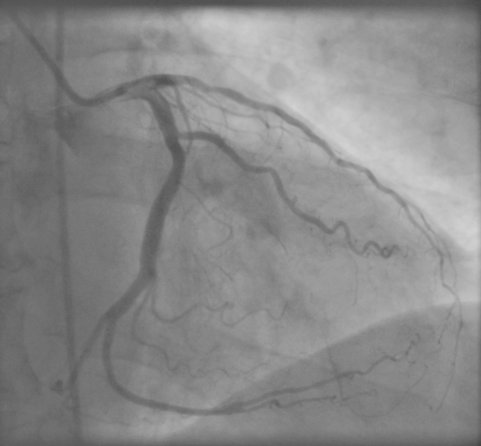
%> input picture 569_HW4/p2/p2_image/coronary.tif, 481 x 446 px
$ octave prob2b.m   (GNU Octave 9; MATLAB toolbox functions it lacks are replaced by stand-ins)
%> lines starting %> are read from the running program, lines starting %| are printed output that depends on the picture; in (x1, y1, x2, y2) boxes, pixels count from 0 and x2, y2 are one past the last pixel; in counts of white or black regions, pixels touching at a corner belong together; the program's own positions count from 1
%> the answer given: 1
### 569_HW4/p2/p2_code/p2_Level_Set/level_set.m
% EE569 Homework Assignment #4
% Date: Noverber 29th 2015
% Name: Meiyi Yang
% ID:  6761-0405-85
% email:  meiyiyan@usc.edu
%%%%%%%%%%%%%%%%%%%%%%%%%%%%%%%%%%%%%%%%%%%%%%%%%%%%%%%%%%%
% Problem 2:    Coutour Modeling
% p2_code/p2_Level_Set/prob2b.m       % Main script for prob2b
% p2_code/p2_Level_Set/drlse_edge.m   % Helper function for level-set
% p2_code/p2_Level_Set/level_set.m    % Helper function for level-set
% p1_code/p2_Snake_Algorithm/         % GUI for snake algorithm
%%%%%%%%%%%%%%%%%%%%%%%%%%%%%%%%%%%%%%%%%%%%%%%%%%%%%%%%%%%

function  level = level_set(filename, iter_outer, lambda, alfa, epsilon, x_min, x_max, y_min, y_max)
%> called with filename = 'coronary.tif', iter_outer = 60, lambda = 5, alfa = 2, epsilon = 1, x_min = 70, x_max = 420, y_min = 50
% filename: read file
% lambda: coefficient of the weighted length term L(phi)
% alfa: coefficient of the weighted area term A(phi)
% epsilon: papramater that specifies the width of the DiracDelta function
%
Img = imread(filename); % real miscroscope image of cells
%> Img is the input picture: size 446x481 uint8; min 68, max 211, mean 137
Img=double(Img(:,:,1));
%> Img: size 446x481 double
%% parameter setting
timestep=5;  % time step
mu=0.2/timestep;  % coefficient of the distance regularization term R(phi)
iter_inner= 5;
sigma=5;     % scale parameter in Gaussian kernel
G=fspecial('gaussian',15,sigma);
Img_smooth=conv2(Img,G,'same');  % smooth image by Gaussiin convolution
[Ix,Iy]=gradient(Img_smooth);
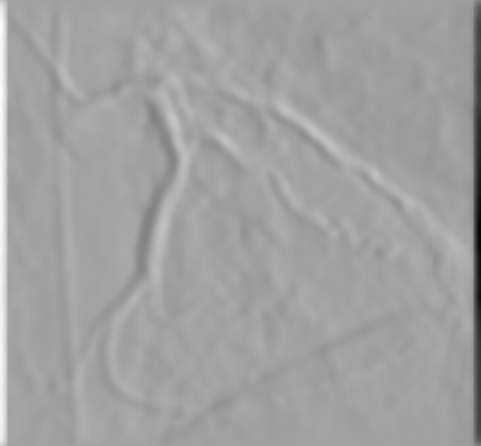
%> Ix: size 446x481 double; min -18.43, max 10.78, mean 0.0334; drawn with min black and max white
f=Ix.^2+Iy.^2;
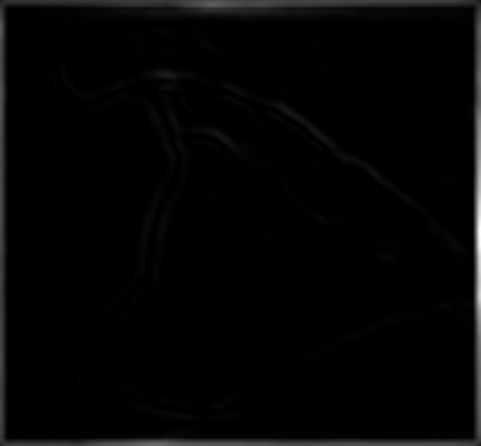
%> f: size 446x481 double; min 5.38e-08, max 339.8, mean 6.5; drawn with min black and max white
g=1./(1+f);  % edge indicator function.
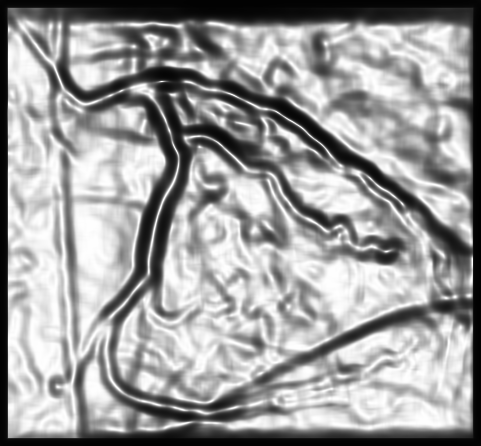
%> g: size 446x481 double; min 0.00293, max 1, mean 0.616

% initialize LSF as binary step function
c0=2;
initialLSF=c0*ones(size(Img));
% generate the initial region R0 as a rectangle
initialLSF(x_min:x_max, y_min:y_max)=-c0;
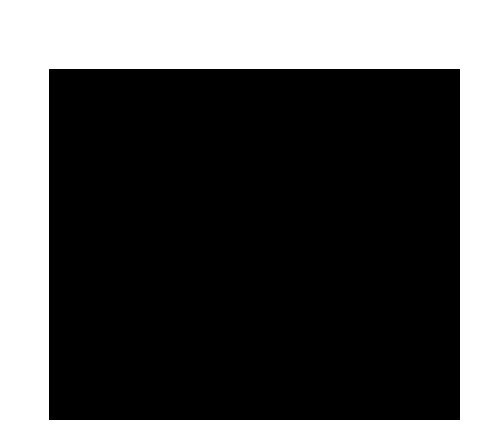
%> initialLSF: size 446x481 double; values -2 (black) and 2 (white), 32.8% white; 1 white region, box (x1, y1, x2, y2) and area: (0, 0, 481, 446) 70265
phi=initialLSF;

figure;
subplot(1,3,1);
mesh(-phi);   % for a better view, the LSF is displayed upside down
hold on;  contour(phi, [0,0], 'r','LineWidth',2);
title('Initial level set function');
view([-80 35]);

subplot(1,3,2);
imagesc(Img,[0, 255]); axis off; axis equal; colormap(gray); hold on;  contour(phi, [0,0], 'r');
title('Initial zero level contour');
pause(0.5);

potential=2;
if potential ==1
    potentialFunction = 'single-well';  % use single well potential p1(s)=0.5*(s-1)^2, which is good for region-based model
elseif potential == 2
    potentialFunction = 'double-well';  % use double-well potential in Eq. (16), which is good for both edge and region based models
else
    potentialFunction = 'double-well';  % default choice of potential function
end


% start level set evolution
for n=1:iter_outer
    phi = drlse_edge(phi, g, lambda, mu, alfa, epsilon, timestep, iter_inner, potentialFunction);
    if mod(n,2)==0
        subplot(1,3,2);
        imagesc(Img,[0, 255]); axis off; axis equal; colormap(gray); hold on;  contour(phi, [0,0], 'r');
    end
end

% refine the zero level contour by further level set evolution with alfa=0
alfa=0;
iter_refine = 10;
phi = drlse_edge(phi, g, lambda, mu, alfa, epsilon, timestep, iter_inner, potentialFunction);

finalLSF=phi;
subplot(1,3,2);
imagesc(Img,[0, 255]); axis off; axis equal; colormap(gray); hold on;  contour(phi, [0,0], 'r');
hold on;  contour(phi, [0,0], 'r');
str=['Final zero level contour, ', num2str(iter_outer*iter_inner+iter_refine), ' iterations'];
title(str);

pause(1);
subplot(1,3,3);
mesh(-finalLSF); % for a better view, the LSF is displayed upside down
hold on;  contour(phi, [0,0], 'r','LineWidth',2);
str=['Final level set function, ', num2str(iter_outer*iter_inner+iter_refine), ' iterations'];
title(str);
axis on;

### 569_HW4/p2/p2_code/p2_Level_Set/drlse_edge.m
% EE569 Homework Assignment #4
% Date: Noverber 29th 2015
% Name: Meiyi Yang
% ID:  6761-0405-85
% email:  meiyiyan@usc.edu
%%%%%%%%%%%%%%%%%%%%%%%%%%%%%%%%%%%%%%%%%%%%%%%%%%%%%%%%%%%
% Problem 2:    Coutour Modeling
% p2_code/p2_Level_Set/prob2b.m       % Main script for prob2b
% p2_code/p2_Level_Set/drlse_edge.m   % Helper function for level-set
% p2_code/p2_Level_Set/level_set.m    % Helper function for level-set
% p1_code/p2_Snake_Algorithm/         % GUI for snake algorithm
%%%%%%%%%%%%%%%%%%%%%%%%%%%%%%%%%%%%%%%%%%%%%%%%%%%%%%%%%%%

function phi = drlse_edge(phi_0, g, lambda,mu, alfa, epsilon, timestep, iter, potentialFunction)
%  This Matlab code implements an edge-based active contour model as an
%  application of the Distance Regularized Level Set Evolution (DRLSE) formulation in Li et al's paper:
%
%      C. Li, C. Xu, C. Gui, M. D. Fox, "Distance Regularized Level Set Evolution and Its Application to Image Segmentation",
%        IEEE Trans. Image Processing, vol. 19 (12), pp.3243-3254, 2010.
%
%  Input:
%      phi_0: level set function to be updated by level set evolution
%      g: edge indicator function
%      mu: weight of distance regularization term
%      timestep: time step
%      lambda: weight of the weighted length term
%      alfa:   weight of the weighted area term
%      epsilon: width of Dirac Delta function
%      iter: number of iterations
%      potentialFunction: choice of potential function in distance regularization term.
%              As mentioned in the above paper, two choices are provided: potentialFunction='single-well' or
%              potentialFunction='double-well', which correspond to the potential functions p1 (single-well)
%              and p2 (double-well), respectively.%
%  Output:
%      phi: updated level set function after level set evolution
%
% Author: Chunming Li, all rights reserved
% E-mail: lchunming@gmail.com
%         li_chunming@hotmail.com
% URL:  http://www.imagecomputing.org/~cmli/

phi=phi_0;
[vx, vy]=gradient(g);
for k=1:iter
    phi=NeumannBoundCond(phi);
    [phi_x,phi_y]=gradient(phi);
    s=sqrt(phi_x.^2 + phi_y.^2);
    smallNumber=1e-10;
    Nx=phi_x./(s+smallNumber); % add a small positive number to avoid division by zero
    Ny=phi_y./(s+smallNumber);
    curvature=div(Nx,Ny);
    if strcmp(potentialFunction,'single-well')
        distRegTerm = 4*del2(phi)-curvature;  % compute distance regularization term in equation (13) with the single-well potential p1.
    elseif strcmp(potentialFunction,'double-well');
        distRegTerm=distReg_p2(phi);  % compute the distance regularization term in eqaution (13) with the double-well potential p2.
    else
        disp('Error: Wrong choice of potential function. Please input the string "single-well" or "double-well" in the drlse_edge function.');
    end
    diracPhi=Dirac(phi,epsilon);
    areaTerm=diracPhi.*g; % balloon/pressure force
    edgeTerm=diracPhi.*(vx.*Nx+vy.*Ny) + diracPhi.*g.*curvature;
    phi=phi + timestep*(mu*distRegTerm + lambda*edgeTerm + alfa*areaTerm);
end


% [27 lines left out: functions distReg_p2, div, Dirac, NeumannBoundCond, not called in this run]

### 569_HW4/p2/p2_code/p2_Level_Set/prob2b.m
% EE569 Homework Assignment #4
% Date: Noverber 29th 2015
% Name: Meiyi Yang
% ID:  6761-0405-85
% email:  meiyiyan@usc.edu
%%%%%%%%%%%%%%%%%%%%%%%%%%%%%%%%%%%%%%%%%%%%%%%%%%%%%%%%%%%
% Problem 2:    Coutour Modeling
% p2_code/p2_Level_Set/prob2b.m       % Main script for prob2b
% p2_code/p2_Level_Set/drlse_edge.m   % Helper function for level-set
% p2_code/p2_Level_Set/level_set.m    % Helper function for level-set
% p1_code/p2_Snake_Algorithm/         % GUI for snake algorithm
%%%%%%%%%%%%%%%%%%%%%%%%%%%%%%%%%%%%%%%%%%%%%%%%%%%%%%%%%%%


clear all;
close all;

number = input('Which subproblem (0 or 1 or 2 or 3)? ');
%%%%%%%%%%%%%%%%%%%
%%%% Problem2a %%%%
%%%%%%%%%%%%%%%%%%%
if number == 0
    filename = 'spine.tif';
    iter_outer = 70;
    lambda = 5; % coefficient of the weighted length term L(phi)
    alfa = 2;  % coefficient of the weighted area term A(phi)
    epsilon = 1; % papramater that specifies the width of the DiracDelta function
    x_min = 30;
    x_max = 380;
    y_min = 10;
    y_max = 590;
    level_set(filename, iter_outer, lambda, alfa, epsilon, x_min, x_max, y_min, y_max)
end
if number == 0
    filename = 'spine.tif';
    iter_outer = 60;
    lambda = 2; % coefficient of the weighted length term L(phi)
    alfa = 5;  % coefficient of the weighted area term A(phi)
    epsilon = 1; % papramater that specifies the width of the DiracDelta function
    x_min = 30;
    x_max = 380;
    y_min = 10;
    y_max = 590;
    level_set(filename, iter_outer, lambda, alfa, epsilon, x_min, x_max, y_min, y_max)
end
if number == 0
    filename = 'spine.tif';
    iter_outer = 70;
    lambda = 2; % coefficient of the weighted length term L(phi)
    alfa = 2;  % coefficient of the weighted area term A(phi)
    epsilon = 1; % papramater that specifies the width of the DiracDelta function
    x_min = 30;
    x_max = 380;
    y_min = 10;
    y_max = 590;
    level_set(filename, iter_outer, lambda, alfa, epsilon, x_min, x_max, y_min, y_max)
end

%%%%%%%%%%%%%%%%%%%
%%%% Problem2b %%%%
%%%%%%%%%%%%%%%%%%%
if number == 1
    filename = 'coronary.tif';
    iter_outer = 60;
    lambda = 5; % coefficient of the weighted length term L(phi)
    alfa = 2;  % coefficient of the weighted area term A(phi)
    epsilon = 1; % papramater that specifies the width of the DiracDelta function
    x_min = 70;
    x_max = 420;
    y_min = 50;
    y_max = 460;
%> (the run ends here)
